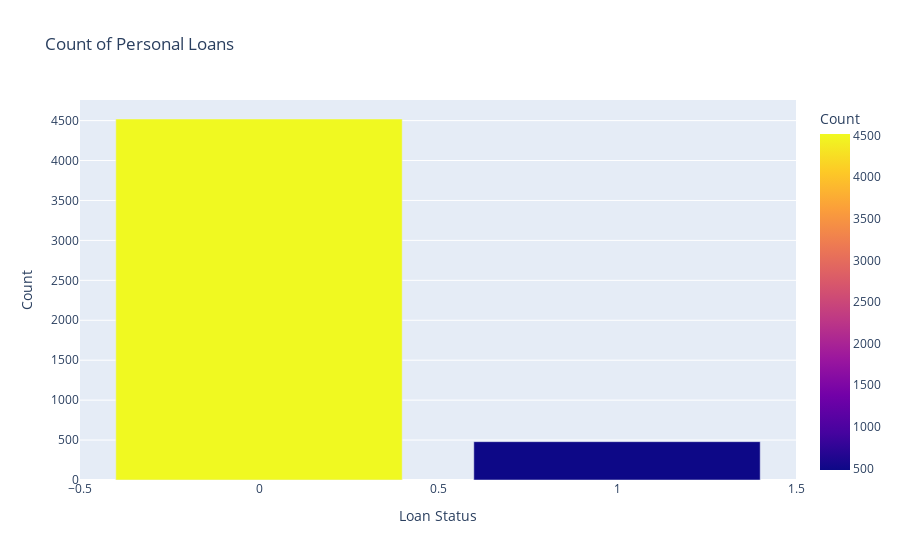

Notebook cell for this chart:
### Code cell
import plotly.express as px
import plotly.io as pl

# Creating the bar plot using Plotly Express
fig = px.bar(counts, x='Personal Loan', y='Count', 
             color = 'Count',
             labels={'Personal Loan': 'Loan Status', 'Count': 'Count'},
             title='Count of Personal Loans')

fig.show()

### Figure 1 — Plotly figure (JSON) as saved in the notebook; plotly's stock layout.template omitted (floating-point values rounded to 4 significant figures)
{"data": [{"alignmentgroup": "True", "hovertemplate": "Loan Status=%{x}<br>Count=%{marker.color}<extra></extra>", "legendgroup": "", "marker": {"color": [4520, 480], "coloraxis": "coloraxis", "pattern": {"shape": ""}}, "name": "", "offsetgroup": "", "orientation": "v", "showlegend": false, "textposition": "auto", "type": "bar", "x": [0, 1], "xaxis": "x", "y": [4520, 480], "yaxis": "y"}], "layout": {"barmode": "relative", "coloraxis": {"colorbar": {"title": {"text": "Count"}}, "colorscale": [[0, "#0d0887"], [0.1111, "#46039f"], [0.2222, "#7201a8"], [0.3333, "#9c179e"], [0.4444, "#bd3786"], [0.5556, "#d8576b"], [0.6667, "#ed7953"], [0.7778, "#fb9f3a"], [0.8889, "#fdca26"], [1, "#f0f921"]]}, "legend": {"tracegroupgap": 0}, "title": {"text": "Count of Personal Loans"}, "xaxis": {"anchor": "y", "domain": [0, 1], "title": {"text": "Loan Status"}}, "yaxis": {"anchor": "x", "domain": [0, 1], "title": {"text": "Count"}}}}
